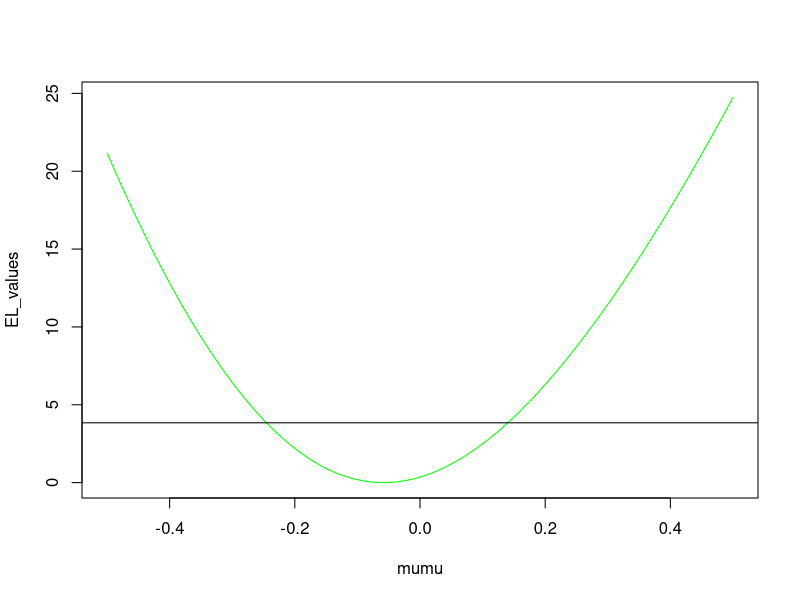

This chart was generated by the following R code: (Note: this script raises an error after producing the figure.)
n <- 100

X <- rnorm(n, mean = 0, sd = 1)
X <- sort(X)

a1 <- round(X[1], 2)
b1 <- round(X[n], 2)

if (a1 < X[1]) {
  a1 <- a1 + 0.01
}
#if (b1 < X[n]) {
#  b1 <- b1 + 0.01
#}


# EL
EL <- function(mu) 2 * sum( log( 1 + uniroot(function (l) sum((X - mu)/(1 + l *(X - mu))), 
                                             c((1 - 1/n)/(mu - X[n]), (1 - 1/n)/(mu - X[1])),
                                             lower = min(c((1 - 1/n)/(mu - X[n]), (1 - 1/n)/(mu - X[1]))), 
                                             upper = max(c((1 - 1/n)/(mu - X[n]), (1 - 1/n)/(mu - X[1]))))$root
                                 * (X - mu)) )

##paņēmu -0.5 0.5 lai skaistāk ir

mumu <- seq(-0.5, 0.5, by = 0.01)
EL_values <- sapply(mumu, EL)

## zīmējam likelihood funkciju priekš mu
plot(mumu, EL_values, type='l', col='green')
### kritiska vērtība
abline(h=3.84)

EL_tic <- function(mu) 2 * sum( log( 1 + uniroot(function (l) sum((X - mu)/(1 + l *(X - mu))), 
                                                 c((1 - 1/n)/(mu - X[n]), (1 - 1/n)/(mu - X[1])),
                                                 lower = min(c((1 - 1/n)/(mu - X[n]), (1 - 1/n)/(mu - X[1]))), 
                                                 upper = max(c((1 - 1/n)/(mu - X[n]), (1 - 1/n)/(mu - X[1]))))$root
                                     * (X - mu)) ) - 3.84

mu_nov <- optimise(EL, lower=a1, upper=b1, maximum=FALSE)$minimum
### atradīsim tic intervālu:

uniroot(EL_tic, lower = a1, upper = mu_nov)$root
uniroot(EL_tic, lower = mu_nov, upper = b1)$root




### jāatord tic intervāli (uniroot)
### jāsalīdzina ar iebūvēto funkciju, pārbaudīt, vai pareizi



# pārklājuma precizitāte

confidence_level <- 0.95

el_metode <- function(X) {
  
  a1 <- round(X[1], 2)
  b1 <- round(X[n], 2)
  
  if (a1 < X[1]) {
    a1 <- a1 + 0.01
  }

  
  EL <- function(mu) 2 * sum(log(1 + uniroot(function(l) sum((X - mu) / (1 + l * (X - mu))), 
                                            c((1 - 1/n) / (mu - X[n]), (1 - 1/n) / (mu - X[1])),
                                            lower = min(c((1 - 1/n) / (mu - X[n]), (1 - 1/n) / (mu - X[1]))),
                                            upper = max(c((1 - 1/n) / (mu - X[n]), (1 - 1/n) / (mu - X[1])))
  )$root * (X - mu)))
  
  mu_nov <- optimize(EL, interval = c(a1, b1), maximum = FALSE)$minimum
  return(mu_nov)
}

el_metode_tic <- function(X, mu_nov, alpha) {
  # kā ar malām? ja ņemt X[n], tad unifoot un optimise nestrādā(NaNs)
  a1 <- round(X[1], 2)
  b1 <- round(X[n-1], 2) 
  
  if (a1 < X[1]) {
    a1 <- a1 + 0.01
  }
 
  
  EL_tic <- function(mu) 2 * sum(log(1 + uniroot(function(l) sum((X - mu) / (1 + l * (X - mu))), 
                                             c((1 - 1/n) / (mu - X[n]), (1 - 1/n) / (mu - X[1])),
                                             lower = min(c((1 - 1/n) / (mu - X[n]), (1 - 1/n) / (mu - X[1]))),
                                             upper = max(c((1 - 1/n) / (mu - X[n]), (1 - 1/n) / (mu - X[1])))
  )$root * (X - mu))) - qchisq(1-alpha, 1)

  ### atradīsim tic intervālu:
  
  return(c(uniroot(EL_tic, lower = a1, upper = mu_nov)$root, +
  uniroot(EL_tic, lower = mu_nov, upper = b1)$root))
  
}


gener_norm_el <- function(n, alpha) {
  mu = 0
  X <- sort(rnorm(n, mean = mu, sd = 1))
  mu_nov <- el_metode(X)
  confidence_interval <- el_metode_tic(X, mu_nov, alpha)
  is_inside_interval <- mu >= confidence_interval[1] & mu <= confidence_interval[2]
  return(is_inside_interval)
}


vector <- seq(1, 10000)

for (i in 1:10000) {
  rez <- gener_norm_el(n = 100, alpha = 0.05)
  vector[i] <- rez
}

sum(vector)/10000


gener_norm_t <- function(n, alpha) {
  mu = 0
  X <- sort(rnorm(n, mean = mu, sd = 1))
  confidence_interval <- t.test(X)$conf.int
  is_inside_interval <- mu >= confidence_interval[1] & mu <= confidence_interval[2]
  return(is_inside_interval)
}

vector <- seq(1, 10000)

for (i in 1:10000) {
  rez <- gener_norm_t(n = 100, alpha = 0.05)
  vector[i] <- rez
}

sum(vector)/10000

gener_chisq_el <- function(n, confidence_level) {
  mu = 1
  X <- sort(rchisq(n, df = 1))
  mu_nov <- el_metode(X)
  confidence_interval <- el_metode_tic(X, mu_nov, alpha)
  is_inside_interval <- mu >= confidence_interval[1] & mu <= confidence_interval[2]
  return(is_inside_interval)
}


vector <- seq(1, 10000)

for (i in 1:10000) {
  rez <- gener_chisq_el(n = 100, confidence_level = 0.95)
  vector[i] <- rez
}

sum(vector)/10000

gener_chisq_t <- function(n, confidence_level) {
  mu = 1
  X <- sort(rchisq(n, df = 1))
  confidence_interval <- t.test(X)$conf.int
  is_inside_interval <- mu >= confidence_interval[1] & mu <= confidence_interval[2]
  return(is_inside_interval)
}


vector <- seq(1, 10000)

for (i in 1:10000) {
  rez <- gener_chisq_t(n = 100, confidence_level = 0.95)
  vector[i] <- rez
}

sum(vector)/10000

